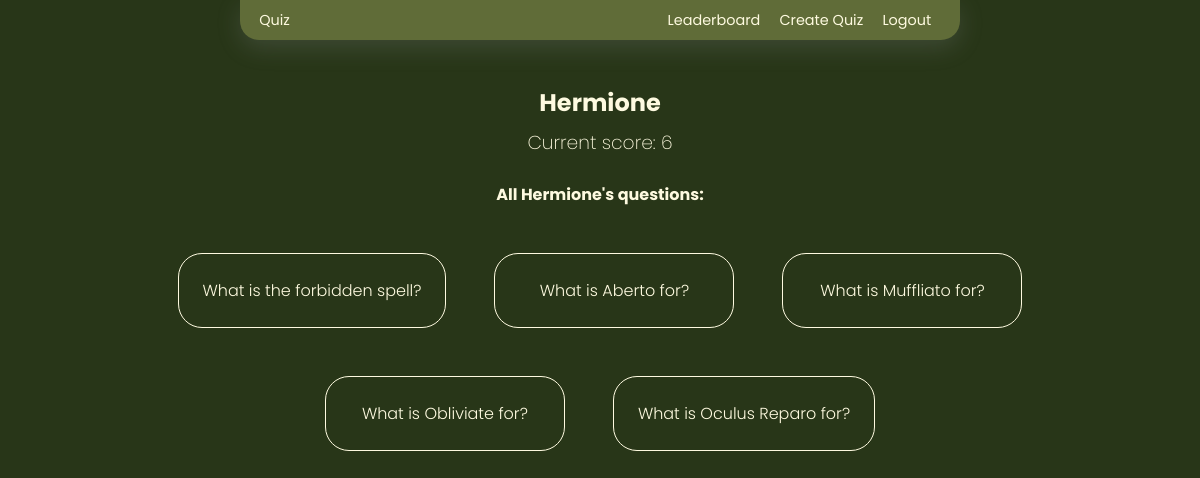
The app's page /profile_page/18 with its own data.
### quiz/models.py (models this page shows, shortened)
class User(AbstractUser):
    score = models.IntegerField(
        blank=True,
        null=True,
        default=0
    )

class Quiz(models.Model):
    question = models.CharField(max_length=300)
    user = models.ForeignKey(
        User,
        on_delete=models.CASCADE
    )
    active = models.BooleanField(default=True)
    created = models.DateTimeField(auto_now_add=True, blank=True, null=True)

### quiz/views.py (the view)
# urls.py: path("profile_page/<int:userId>", views.profile_page, name="profile_page"),
def profile_page(request, userId):
    try:
        user = User.objects.get(id=userId)
        questions = Quiz.objects.filter(user=user)
    except:
        return render(request, "quiz/404.html")
    context = {
        "user": user,
        "questions": questions
    }
    return render(request, "quiz/profile_page.html", context)

### quiz/templates/quiz/profile_page.html
{% extends "quiz/layout.html" %}
{% block body %}
<h2 class="profile-title">{{user.username}}</h2>
<h3 class="profile-score">Current score: {{user.score}}</h3>
{% if questions %}
<h4>All {{user.username}}'s questions:</h4>
<div class="profile-questions">
    {% for question in questions %}
    <div class="profile-question">
        {{question.question}}
    </div>
    {% endfor %}
</div>
{% else %}
<h4>{{user.username}} did not create any questions yet.</h4>
{% endif %}
{% endblock %}

### quiz/static/quiz/styles.css (style rules this page uses)
* { transition: all 0.4s cubic-bezier(0, 0.74, 0.47, 0.99); box-sizing: border-box; }
html, body { margin: 0; padding: 0; box-sizing: border-box; font-family: "Poppins", sans-serif; color: #fefae0; }
body { background-color: #283618; width: 100vw; height: 100vh; }
.profile-title, .profile-score { margin: 0.2em; }
.profile-score { font-weight: 200; }
.profile-questions { display: flex; justify-content: center; align-items: center; flex-wrap: wrap; }
.profile-question { min-width: 15em; border: 1px #fefae0 solid; border-radius: 1.5em; padding: 1.5em; text-align: center; font-weight: 300; margin: 1.5em; }

### records on screen
User: username "Hermione", score "6"
Quiz: question "What is the forbidden spell?"
Quiz: question "What is Aberto for?"
Quiz: question "What is Muffliato for?"
Quiz: question "What is Obliviate for?"
Quiz: question "What is Oculus Reparo for?"
